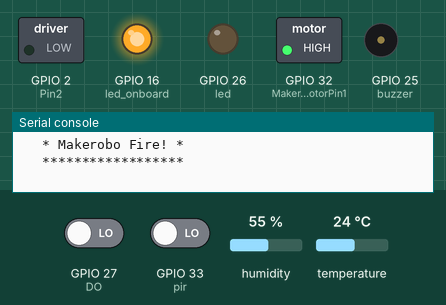
This program was run on a simulated ESP32 board running MicroPython. Shown: switched loads named in the program (green lamp = pin HIGH), output pins drawn as LEDs (lit = HIGH), buzzer (waves = sounding, pin HIGH), the last lines printed to the serial console. The inputs (shaded band) are chosen by the test bench; at power-on: GPIO 27 (DO) LOW, GPIO 33 (pir) LOW, humidity 55 %, temperature 24 °C. No MQTT or app messages arrive unless stated.

Above: at 1.3 s.
1.4 s: GPIO 27 (DO) driven HIGH
At 2.1 s:
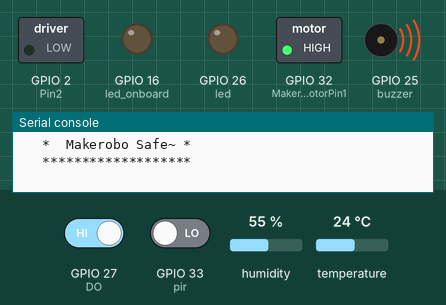
8.0 s: GPIO 33 (pir) driven HIGH
At 9.3 s:
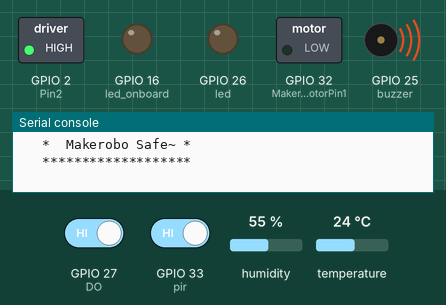
9.6 s: GPIO 27 (DO) driven LOW
At 13.5 s:
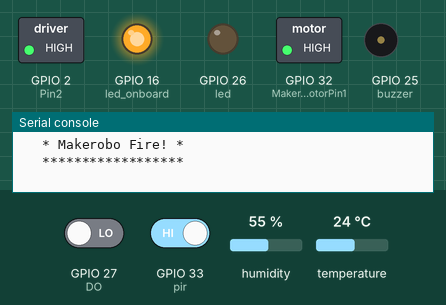
14.6 s: GPIO 27 (DO) driven HIGH
At 18.7 s:
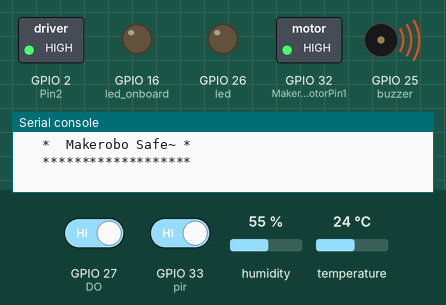
24.8 s: GPIO 33 (pir) driven LOW
At 30.2 s:
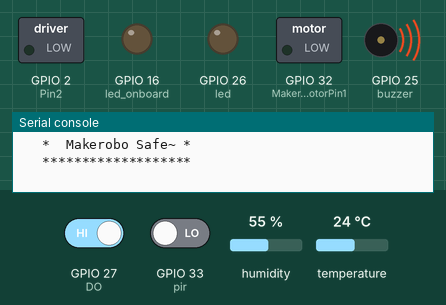
Timing chart, 0 to 31.2 s (numbered marks = the images above; inputs shaded):
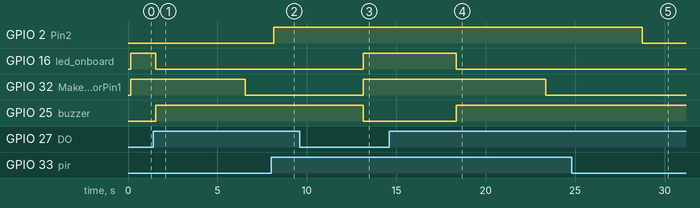

Measured:
- after the input at 1.4 s, GPIO 16 (led_onboard): HIGH → LOW after 0.15 s; GPIO 32 (Makerobo_MotorPin1): HIGH → LOW after 5.2 s; GPIO 25 (buzzer): LOW → HIGH after 0.15 s
- after the input at 8.0 s, GPIO 2 (Pin2): LOW → HIGH after 0.16 s
- after the input at 9.6 s, GPIO 16 (led_onboard), GPIO 32 (Makerobo_MotorPin1): LOW → HIGH after 3.6 s; GPIO 25 (buzzer): HIGH → LOW after 3.6 s
- after the input at 14.6 s, GPIO 16 (led_onboard): HIGH → LOW after 3.8 s; GPIO 32 (Makerobo_MotorPin1): HIGH → LOW after 8.8 s; GPIO 25 (buzzer): LOW → HIGH after 3.8 s
- after the input at 24.8 s, GPIO 2 (Pin2): HIGH → LOW after 4.0 s

The program:

111.py
```python
from umqtt.simple import MQTTClient
from machine import Pin,Timer
import dht

import machine
from time import sleep
import utime
import utime
try:
  import usocket as socket
except:
  import socket
import network
import esp
esp.osdebug(None)

import gc


d = dht.DHT11(Pin(4))
temp = 0
hum = 80
led = Pin(26,Pin.OUT)
led_state = 0

url = "https://api.heclouds.com/devices/738116528/datapoints"


#服务器配置信息
SERVER = "183.230.40.39"
PORT = 6002
USER = "592902"
CLIENT_ID = "1069265516"
PASSWORD = "zxc"
topic_dp = b"$dp"

def sub_cb(topic,msg):
    print(topic,msg)
    if msg == b"on":
        led.value(1)
        led_state = 1
    elif msg == b"off":
        led.value(0)
        led_state = 0
    message = '{"led_state":%d}'%(led_state)
    message = pack_msg(message)
    c.publish(topic_dp,message)

c = MQTTClient(CLIENT_ID,SERVER,PORT,USER,PASSWORD)
c.set_callback(sub_cb)
c.connect()

def pack_msg(message):#将消息封装为ONENET要求的格式
    msglen=len(message)
    tmp=[0,0,0]
    tmp[0]='\x03'
    tmp[1]=msglen>>8
    tmp[2]=msglen&0XFF
    message="%c%c%c%s"%(tmp[0],tmp[1],tmp[2],message)
    return message

def update(t=None):
     global temp,hum
     try:
         d.measure()
         temp = d.temperature()
         hum = d.humidity()
         message = '{"temp":%d,"humid":%d}'%(temp,hum)
         message = pack_msg(message)
         c.publish(topic_dp,message)
     except Exception as e:
         print(e)


tm = Timer(0)
tm.init(period=5000,mode=Timer.PERIODIC,callback=update)


makerobo_DO        = 27     # 传感器数字IO口
led_onboard = machine.Pin(16,machine.Pin.OUT)
buzzer = machine.Pin(25,machine.Pin.OUT)
buzzer.value(1)
# 设置风扇管脚PIN
Makerobo_MotorPin1   =  machine.Pin(32,machine.Pin.OUT)
#上床下床自动亮灯
Pin2 = machine.Pin(2,machine.Pin.OUT)
makerobo_pirPin = 33    # PIR人体热释电管脚PIN
pir = Pin(makerobo_pirPin, Pin.IN) # 将makerobo_pirPin设置为输入

# 初始化工作
def makerobo_setup():
    global DO
    DO = Pin(makerobo_DO,Pin.IN) # 设置火焰传感器数字IO口为输入模式

# 打印信息，打印出火焰传感器的状态值
def makerobo_Print(x):
    if x == 1:      # 安全
        print ('')
        print ('   *******************')
        print ('   *  Makerobo Safe~ *')
        print ('   *******************')
        print ('')
        led_onboard.value(0)
        buzzer.value(1)
        utime.sleep_ms(5000)
        Makerobo_MotorPin1.value(0)
    if x == 0:     # 有火焰
        print ('')
        print ('   ******************')
        print ('   * Makerobo Fire! *')
        print ('   ******************')
        print ('')
        led_onboard.value(1)
        buzzer.value(0)
        Makerobo_MotorPin1.value(1)


# 循环函数
def makerobo_loop():
    makerobo_status = 1      # 状态值

    # 无限循环
    while True:
        c.check_msg()
        # 读取传感器数字IO口
        makerobo_tmp = DO.value()
        if makerobo_tmp != makerobo_status:     # 判断状态发生改变
            makerobo_Print(makerobo_tmp)        # 打印出火焰传感器的提示信息
            makerobo_status = makerobo_tmp               # 当前状态值作为下次状态值进行比较，避免重复打印

        sleep(0.2)                         # 延时200ms
        pir_val = pir.value()
        if pir_val==1:

            Pin2.value(1)
            utime.sleep_ms(5000)
        else :
            Pin2.value(0)


# 程序入口
if __name__ == '__main__':
    makerobo_setup() # 初始化
    makerobo_loop()  # 循环函数    
```
